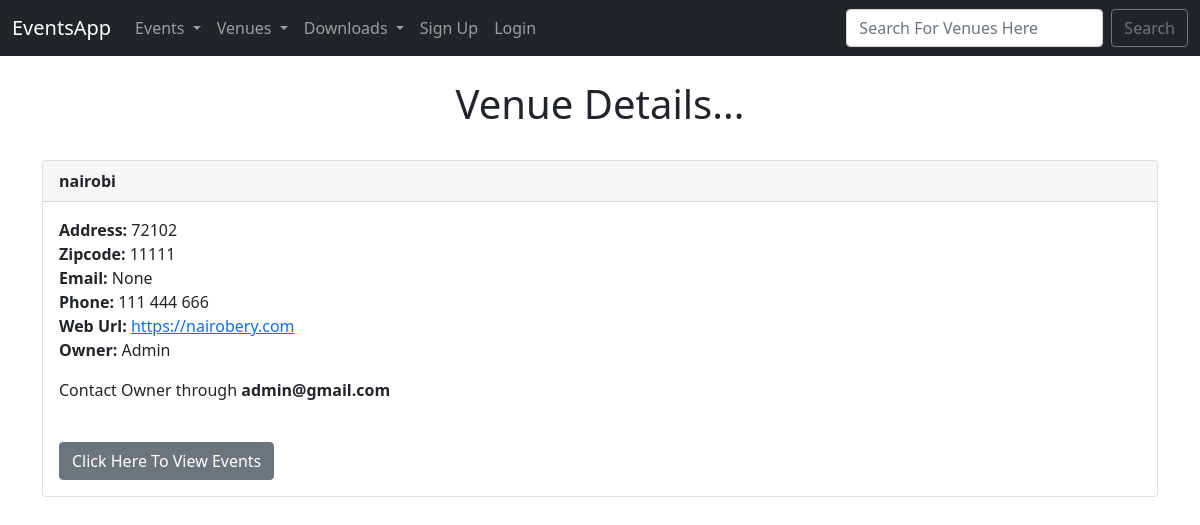
The app's page /venue_data/2 with its own data.
### events/models.py (models this page shows)
class Venue(models.Model):
    name = models.CharField(max_length=100)
    address = models.CharField(max_length=100)
    zipcode= models.CharField(max_length=50)
    email = models.EmailField(null=True,blank=True)
    web = models.URLField(null=True,blank=True)
    phone = models.CharField(max_length=20,null=True,blank=True)
    owner = models.IntegerField(blank=False,default=1)
    venue_img=models.ImageField(null=True,blank=True,upload_to="images/")
    def __str__(self):
        return self.name

### events/views.py (the view)
# urls.py: path("venue_data/<int:venue_id>",views.venue_data,name="venue_data"),
def venue_data(request,venue_id):
    venue = Venue.objects.get(pk=venue_id)
    owner = User.objects.get(pk=venue.owner)
    return render(request,"events/venue_data.html",{"venue":venue,"owner":owner})

### events/templates/events/venue_data.html (shortened to what this page needs)
{% extends "events/layout.html" %} {% block content %}
<h1 class="text-center">Venue Details...</h1>
<br />
<div class="card">
  <div class="card-header"><strong> {{ venue }} </strong></div>
  <div class="card-body">
    <p class="card-text">
      <strong> Address:</strong> {{ venue.address }}<br />
      <strong>Zipcode:</strong> {{ venue.zipcode }} <br />
      <strong>Email:</strong> {{ venue.email }} <br />
      <strong>Phone:</strong> {{ venue.phone }} <br />
      <strong> Web Url:</strong>
      <a href="{{ venue.web }}"> {{ venue.web }} </a></br>
      <strong>Owner:</strong> {{ owner }} <br>
      <p> Contact Owner through <strong> {{ owner.email }}</strong> </p>
    </p>
    <br>
    <a class="text-decoration-none btn btn-secondary"href="{% url 'venue-events' venue.id %}">Click Here To View Events</a>
  </div>
</div>
{% endblock %}

### records on screen
Venue: name "nairobi", address "72102", zipcode "11111", email "None", phone "111 444 666", web "https://nairobery.com"

### other values on screen
{{ owner }} "Admin"
{{ owner.email }} "admin@gmail.com"
